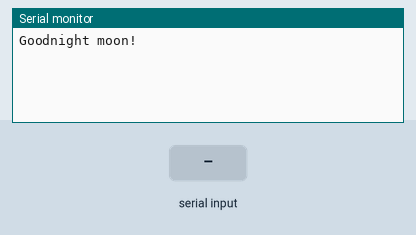
Recording of a sketch running on a simulated Arduino Uno, built with avr-gcc and run on an emulated ATmega328P. On the bench: the last lines printed to the serial monitor. The inputs (shaded band) are chosen by the test bench.

Above: at 1.2 s.
1.3 s: "1" received over the second serial link
At 1.8 s:
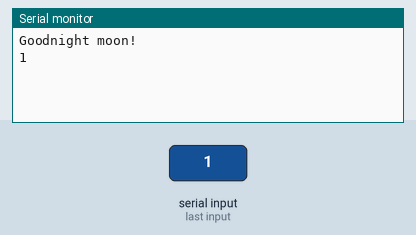
2.8 s: "0" received over the second serial link
At 4.2 s:
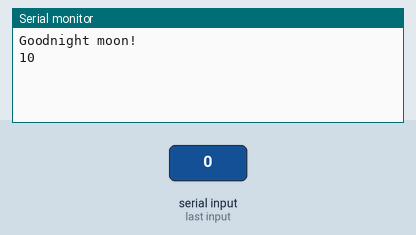

Measured:
- after the input at 1.3 s, the serial monitor: prints a new line at once (image 1)
- after the input at 2.8 s, the serial monitor: prints a new line at once (image 2)

The sketch:

transfer.ino
```cpp
#include <SoftwareSerial.h>
SoftwareSerial mySerial(10, 11); // RX, TX
char input;
int state[5] = {0, 1, 2, 3, 4};
int s;

void setup() {
  // Open serial communications and wait for port to open:
  Serial.begin(57600);
  while (!Serial) {
    ; // wait for serial port to connect. Needed for native USB port only
  }

  Serial.println("Goodnight moon!");

  mySerial.begin(4800);
  mySerial.println("Hello, world?");
}

void loop() { // run over and over
  if (mySerial.available()) {
    Serial.write(mySerial.read());
  }
  if (Serial.available()) {
    mySerial.write(Serial.read());
  }
}
```
